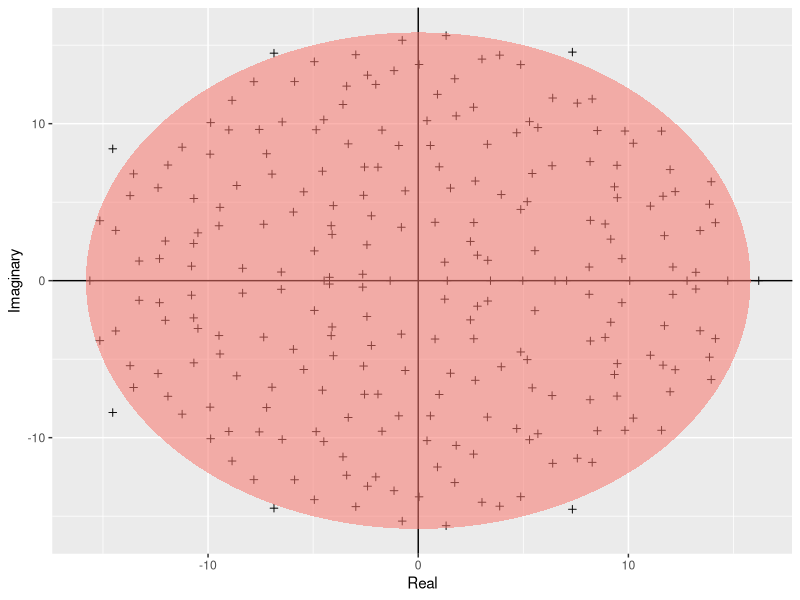
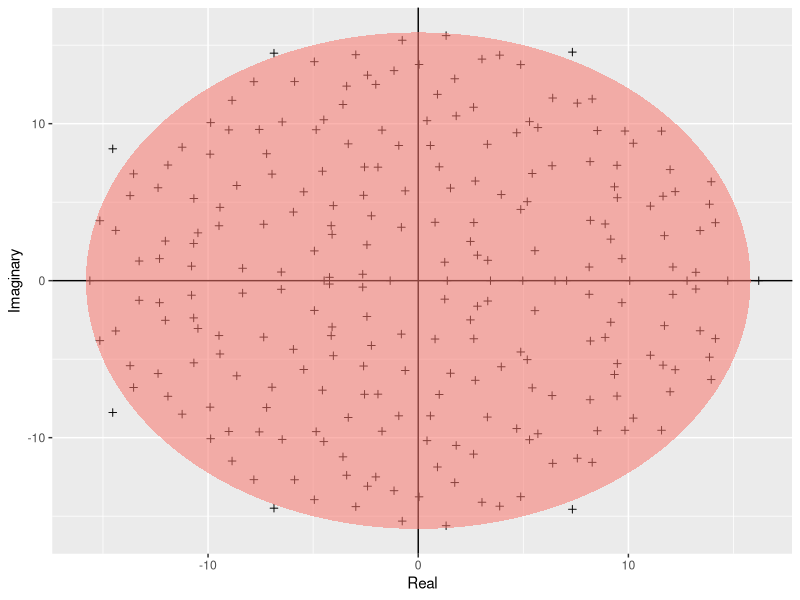

Reproduce these figures in R, in order.
install.packages("ggplot2")
library(ggplot2)
build_ellipse <- function(hradius, vradius){ # function that returns an ellipse
  npoints = 250
  a <- seq(0, 2 * pi, length = npoints + 1)
  x <- hradius * cos(a)
  y <- vradius * sin(a)  
  return(data.frame(x = x, y = y))
}

N <- 250 # Assign size of the matrix

M <- matrix(rnorm(N * N), N, N) # Build the matrix

eigvals <- eigen(M)$values # Find the eigenvalues

eigDF <- data.frame("Real" = Re(eigvals), "Imaginary" = Im(eigvals)) # Build a dataframe

my_radius <- sqrt(N) # The radius of the circle is sqrt(N)

ellDF <- build_ellipse(my_radius, my_radius) # Dataframe to plot the ellipse

names(ellDF) <- c("Real", "Imaginary") # rename the columns

# plot the eigenvalues
p <- ggplot(eigDF, aes(x = Real, y = Imaginary))
p <- p +
  geom_point(shape = I(3)) +
  theme(legend.position = "none")

# now add the vertical and horizontal line
p <- p + geom_hline(aes(yintercept = 0))
p <- p + geom_vline(aes(xintercept = 0))

# finally, add the ellipse
p <- p + geom_polygon(data = ellDF, aes(x = Real, y = Imaginary, alpha = 1/20, fill = "red"))
p

ggsave(filename = "../results/eigenvalues_plot.pdf")